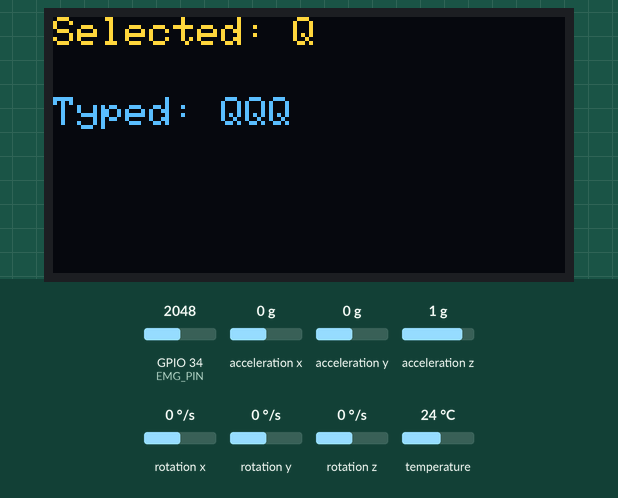
Recording of a sketch running on a simulated ESP32. Parts: 128×64 one-colour display. The inputs (shaded band) are chosen by the test bench; at power-on: acceleration x 0 g, GPIO 34 (EMG_PIN) = 2048, acceleration y 0 g, acceleration z 1 g, rotation x 0 °/s, rotation y 0 °/s, rotation z 0 °/s, temperature 24 °C. The OLED is the two-colour kind (top 16 rows yellow); what the sketch prints to the serial monitor is not drawn.

Above: at 11.3 s.
11.4 s: acceleration x set to -1.4 g
At 12.49 s:
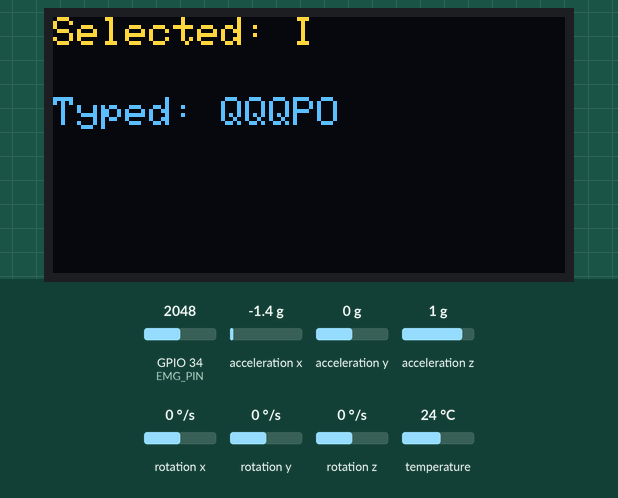
13.7 s: GPIO 34 (EMG_PIN) set to 1468
15.8 s: GPIO 34 (EMG_PIN) set to 1365
At 16.19 s:
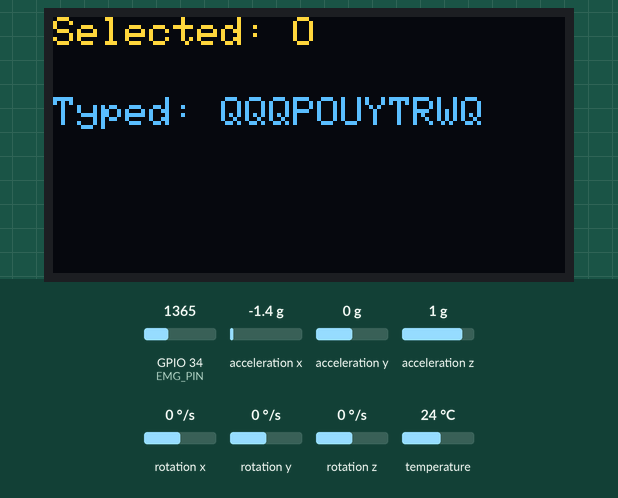
18.8 s: GPIO 34 (EMG_PIN) set to 2866
At 19.05 s:
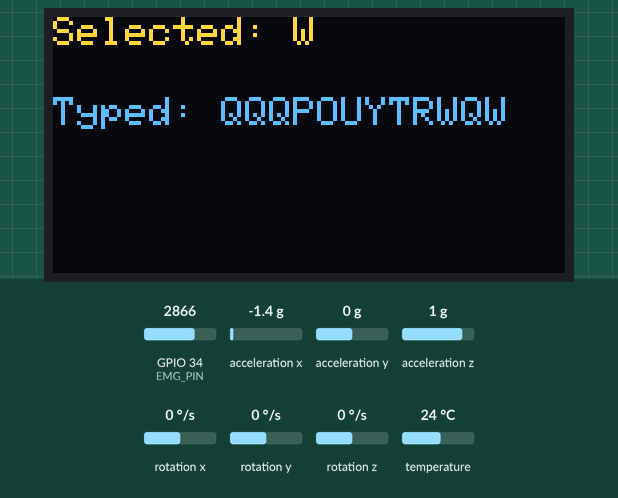
20.8 s: acceleration x set to 0 g
At 21.3 s:
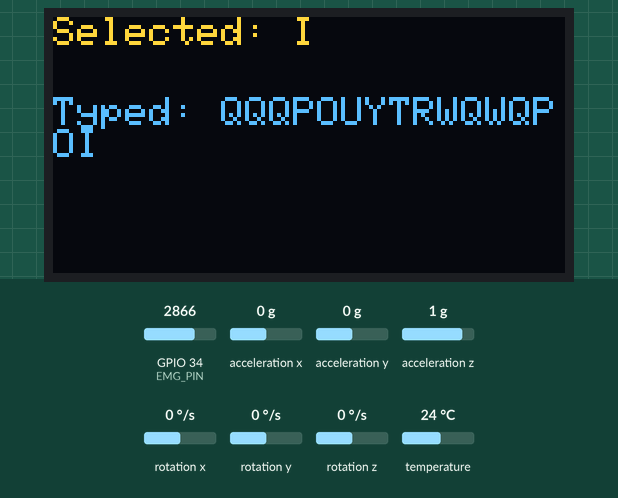
23.8 s: acceleration y set to -1.4 g
At 26.94 s:
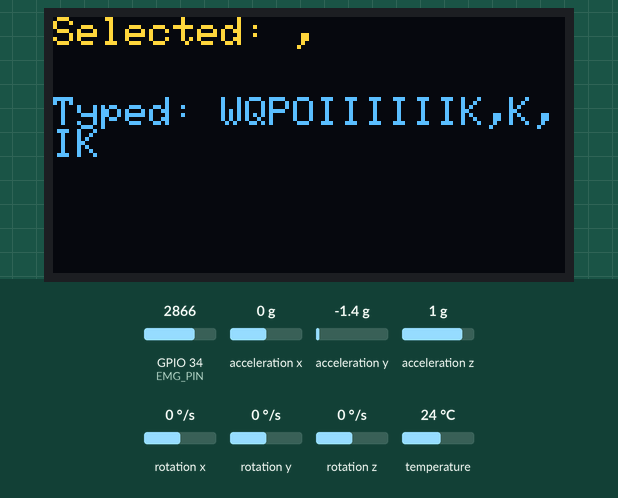

Measured:
- the behaviour switches between 1434 and 1433 on GPIO 34 (EMG_PIN) (found by bisection; images 1 and 2)
- after the input at 11.4 s, the display: first changes after 0.05 s (image 1 shows a later state)
- after the input at 18.8 s, the display: first differs from a run without the input after 0.06 s (image 3)
- after the input at 20.8 s, the display: changes after 0.15 s (image 4)
- after the input at 23.8 s, the display: first changes after 0.06 s (image 5 shows a later state)
- what the display in image 1 shows lasts 0.4 s, from 12.3 s to 12.7 s
- what the display in image 4 shows lasts 0.6 s, from 20.9 s to 21.5 s

The sketch:

emg_keyboard.ino
```cpp
/*
  Wearable EMG Keyboard Interface (ESP32)

  Hands-free typing:
    - Wrist tilt (MPU6050) moves the highlighted key across an on-screen keyboard.
    - A muscle contraction (EMG sensor) types the highlighted key.
    - An I2C OLED shows the highlighted key and the typed text.

  On start-up the EMG signal is calibrated for 5 seconds. The highest reading seen
  during that time is the user's peak, and the typing threshold is set to 70% of it.

  Libraries (Arduino Library Manager):
    Adafruit MPU6050, Adafruit Unified Sensor, Adafruit SSD1306, Adafruit GFX
*/

#include <Wire.h>
#include <Adafruit_MPU6050.h>
#include <Adafruit_Sensor.h>
#include <Adafruit_SSD1306.h>
#include <Adafruit_GFX.h>

// ===== Pin definitions =====
#define EMG_PIN   34   // EMG sensor analog output
#define MPU_SDA   21   // MPU6050 I2C SDA
#define MPU_SCL   22   // MPU6050 I2C SCL
#define OLED_SDA  25   // OLED I2C SDA (separate I2C bus from the MPU6050)
#define OLED_SCL  26   // OLED I2C SCL

// ===== Display =====
#define SCREEN_WIDTH  128
#define SCREEN_HEIGHT 64

Adafruit_MPU6050 mpu;
TwoWire OLEDWire = TwoWire(1);  // second I2C bus for the OLED
Adafruit_SSD1306 display(SCREEN_WIDTH, SCREEN_HEIGHT, &OLEDWire, -1);

// ===== EMG calibration settings =====
const unsigned long READY_MS = 2000;         // time to get ready before calibration starts
const unsigned long CALIBRATION_MS = 5000;   // calibration length
const float THRESHOLD_FRACTION = 0.70;       // threshold = 70% of the peak reading
const int FALLBACK_THRESHOLD = 1000;         // fixed threshold used if calibration fails
const int MIN_VALID_PEAK = 300;              // a lower peak is treated as "no muscle signal seen"
int emgThreshold = FALLBACK_THRESHOLD;

// ===== Tilt settings =====
const float TILT_LIMIT = 5.0;       // acceleration (m/s^2) needed to count as a tilt
const float TILT_SMOOTHING = 0.3;   // 0 to 1. Lower = smoother, but slower to react
float smoothX = 0, smoothY = 0;

// ===== Debounce / timing settings =====
const unsigned long MOVE_COOLDOWN_MS = 400;     // minimum time between cursor moves
const unsigned long SELECT_COOLDOWN_MS = 500;   // minimum time between typed characters
const unsigned long LOOP_DELAY_MS = 20;
const unsigned long DEBUG_INTERVAL_MS = 300;
unsigned long lastMoveTime = 0;
unsigned long lastSelectTime = 0;
unsigned long lastDebugTime = 0;

// ===== Keyboard layout =====
const char keyboard[3][10] = {
  {'Q', 'W', 'E', 'R', 'T', 'Y', 'U', 'I', 'O', 'P'},
  {'A', 'S', 'D', 'F', 'G', 'H', 'J', 'K', 'L', ';'},
  {'Z', 'X', 'C', 'V', 'B', 'N', 'M', ',', '.', '/'}
};
int row = 0, col = 0;
String typedText = "";
const int MAX_TYPED_CHARS = 16;   // only the latest characters fit on the OLED

// Function prototypes
void showMessage(const char *line1, const char *line2 = "", const char *line3 = "");
void calibrateEMG();
void moveCursor(int rowChange, int colChange);
void typeSelectedChar();
void updateOLED();

void setup() {
  Serial.begin(115200);

  pinMode(EMG_PIN, INPUT);

  // MPU6050
  Wire.begin(MPU_SDA, MPU_SCL);
  if (!mpu.begin()) {
    Serial.println("MPU6050 not found!");
    while (1) delay(10);
  }

  // OLED on its own I2C pins
  OLEDWire.begin(OLED_SDA, OLED_SCL);
  if (!display.begin(SSD1306_SWITCHCAPVCC, 0x3C)) {
    Serial.println("OLED not found!");
    while (1) delay(10);
  }
  display.setTextSize(1);
  display.setTextColor(SSD1306_WHITE);

  showMessage("System Ready");
  delay(1000);

  calibrateEMG();

  // Start the tilt filter from the current wrist position
  sensors_event_t a, g, temp;
  mpu.getEvent(&a, &g, &temp);
  smoothX = a.acceleration.x;
  smoothY = a.acceleration.y;

  Serial.println("MPU6050 & EMG Initialized!");
  updateOLED();
}

void loop() {
  unsigned long now = millis();
  int emgValue = analogRead(EMG_PIN);

  // Read the wrist tilt and smooth out small tremors
  sensors_event_t a, g, temp;
  mpu.getEvent(&a, &g, &temp);
  smoothX += TILT_SMOOTHING * (a.acceleration.x - smoothX);
  smoothY += TILT_SMOOTHING * (a.acceleration.y - smoothY);

  // Debug output
  if (now - lastDebugTime >= DEBUG_INTERVAL_MS) {
    lastDebugTime = now;
    Serial.print("EMG: ");
    Serial.print(emgValue);
    Serial.print(" | Threshold: ");
    Serial.print(emgThreshold);
    Serial.print(" | Selected: ");
    Serial.println(keyboard[row][col]);
  }

  // Tilt moves the cursor (one move per cooldown period)
  if (now - lastMoveTime >= MOVE_COOLDOWN_MS) {
    if (smoothX > TILT_LIMIT)       moveCursor(0, 1);    // right
    else if (smoothX < -TILT_LIMIT) moveCursor(0, -1);   // left
    else if (smoothY > TILT_LIMIT)  moveCursor(-1, 0);   // up
    else if (smoothY < -TILT_LIMIT) moveCursor(1, 0);    // down
  }

  // A muscle contraction above the threshold types the selected character
  if (emgValue > emgThreshold && now - lastSelectTime >= SELECT_COOLDOWN_MS) {
    typeSelectedChar();
  }

  delay(LOOP_DELAY_MS);
}

// Records the highest EMG reading for 5 seconds and sets the threshold to 70% of it
void calibrateEMG() {
  showMessage("EMG calibration", "Relax your arm...");
  delay(READY_MS);

  int peak = 0;
  int lastSecondsLeft = -1;
  unsigned long start = millis();

  while (millis() - start < CALIBRATION_MS) {
    int value = analogRead(EMG_PIN);
    if (value > peak) peak = value;

    int secondsLeft = (CALIBRATION_MS - (millis() - start) + 999) / 1000;
    if (secondsLeft != lastSecondsLeft) {
      lastSecondsLeft = secondsLeft;
      char timeLine[24];
      snprintf(timeLine, sizeof(timeLine), "Time left: %d s", secondsLeft);
      showMessage("Flex muscle now!", "Repeat hard flexes", timeLine);
    }
    delay(2);
  }

  char line2[24];
  char line3[24];
  if (peak >= MIN_VALID_PEAK) {
    emgThreshold = (int)(peak * THRESHOLD_FRACTION);
    snprintf(line2, sizeof(line2), "Peak: %d", peak);
    snprintf(line3, sizeof(line3), "Threshold: %d", emgThreshold);
    showMessage("Calibration done", line2, line3);
  } else {
    emgThreshold = FALLBACK_THRESHOLD;
    snprintf(line3, sizeof(line3), "Using fixed: %d", emgThreshold);
    showMessage("No EMG signal seen", "Check electrodes", line3);
  }

  Serial.print("EMG peak: ");
  Serial.print(peak);
  Serial.print(" | Threshold: ");
  Serial.println(emgThreshold);
  delay(2000);
}

void moveCursor(int rowChange, int colChange) {
  row += rowChange;
  col += colChange;

  // Wrap around the edges
  if (row < 0) row = 2;
  if (row > 2) row = 0;
  if (col < 0) col = 9;
  if (col > 9) col = 0;

  lastMoveTime = millis();

  Serial.print("Selected: ");
  Serial.println(keyboard[row][col]);

  updateOLED();
}

void typeSelectedChar() {
  char selectedChar = keyboard[row][col];
  Serial.print("Typed: ");
  Serial.println(selectedChar);

  typedText += selectedChar;
  if ((int)typedText.length() > MAX_TYPED_CHARS) {
    typedText.remove(0, 1);
  }

  lastSelectTime = millis();
  updateOLED();
}

void showMessage(const char *line1, const char *line2, const char *line3) {
  display.clearDisplay();
  display.setTextSize(1);
  display.setCursor(0, 0);
  display.println(line1);
  display.setCursor(0, 16);
  display.println(line2);
  display.setCursor(0, 32);
  display.println(line3);
  display.display();
}

void updateOLED() {
  display.clearDisplay();
  display.setTextSize(1);
  display.setCursor(0, 0);
  display.print("Selected: ");
  display.println(keyboard[row][col]);

  display.setCursor(0, 20);
  display.print("Typed: ");
  display.println(typedText);

  display.display();
}
```
